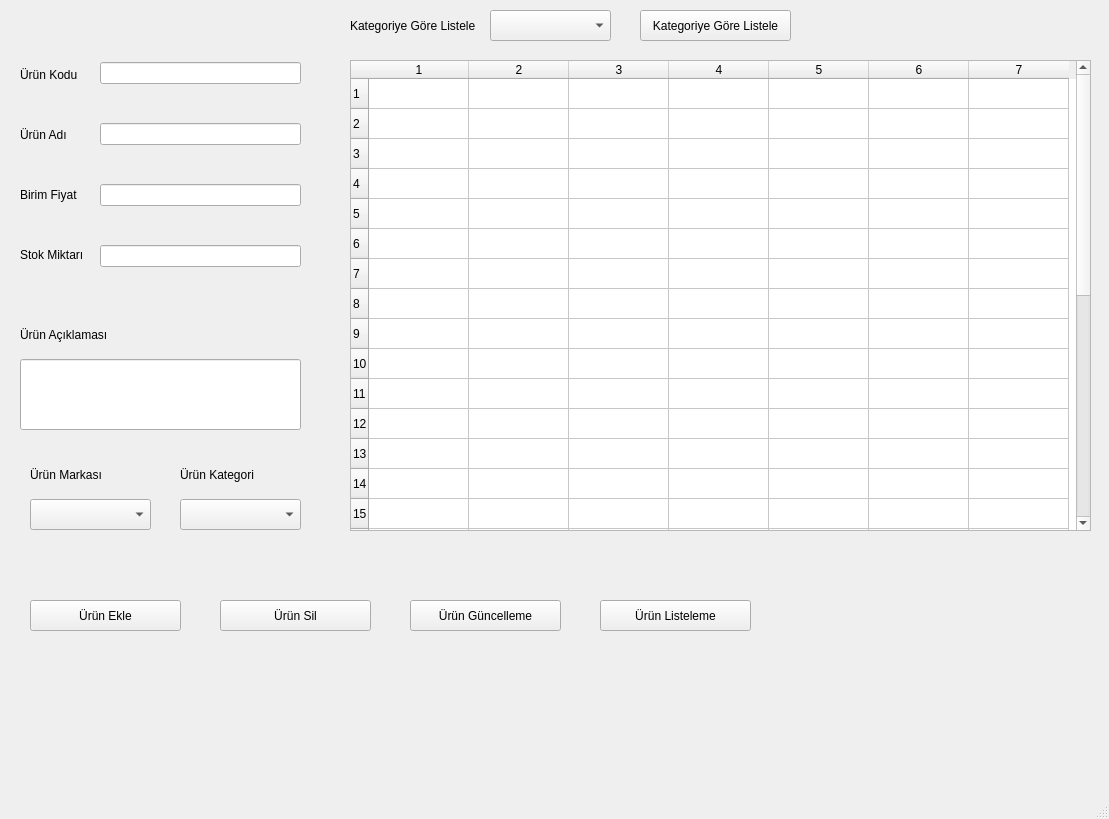
<?xml version="1.0" encoding="UTF-8"?>
<ui version="4.0">
 <class>MainWindow</class>
 <widget class="QMainWindow" name="MainWindow">
  <property name="geometry">
   <rect>
    <x>0</x>
    <y>0</y>
    <width>1109</width>
    <height>819</height>
   </rect>
  </property>
  <property name="windowTitle">
   <string>MainWindow</string>
  </property>
  <widget class="QWidget" name="centralwidget">
   <widget class="QLabel" name="label">
    <property name="geometry">
     <rect>
      <x>20</x>
      <y>59</y>
      <width>71</width>
      <height>31</height>
     </rect>
    </property>
    <property name="text">
     <string>Ürün Kodu</string>
    </property>
   </widget>
   <widget class="QLabel" name="label_2">
    <property name="geometry">
     <rect>
      <x>20</x>
      <y>119</y>
      <width>71</width>
      <height>31</height>
     </rect>
    </property>
    <property name="text">
     <string>Ürün Adı</string>
    </property>
   </widget>
   <widget class="QLabel" name="label_3">
    <property name="geometry">
     <rect>
      <x>20</x>
      <y>179</y>
      <width>71</width>
      <height>31</height>
     </rect>
    </property>
    <property name="text">
     <string>Birim Fiyat</string>
    </property>
   </widget>
   <widget class="QLabel" name="label_4">
    <property name="geometry">
     <rect>
      <x>20</x>
      <y>239</y>
      <width>71</width>
      <height>31</height>
     </rect>
    </property>
    <property name="text">
     <string>Stok Miktarı</string>
    </property>
   </widget>
   <widget class="QLabel" name="label_5">
    <property name="geometry">
     <rect>
      <x>20</x>
      <y>319</y>
      <width>101</width>
      <height>31</height>
     </rect>
    </property>
    <property name="text">
     <string>Ürün Açıklaması</string>
    </property>
   </widget>
   <widget class="QComboBox" name="cmbMarka">
    <property name="geometry">
     <rect>
      <x>30</x>
      <y>499</y>
      <width>121</width>
      <height>31</height>
     </rect>
    </property>
   </widget>
   <widget class="QComboBox" name="cmbKategori">
    <property name="geometry">
     <rect>
      <x>180</x>
      <y>499</y>
      <width>121</width>
      <height>31</height>
     </rect>
    </property>
   </widget>
   <widget class="QLabel" name="label_6">
    <property name="geometry">
     <rect>
      <x>30</x>
      <y>459</y>
      <width>101</width>
      <height>31</height>
     </rect>
    </property>
    <property name="text">
     <string>Ürün Markası</string>
    </property>
   </widget>
   <widget class="QLabel" name="label_7">
    <property name="geometry">
     <rect>
      <x>180</x>
      <y>459</y>
      <width>101</width>
      <height>31</height>
     </rect>
    </property>
    <property name="text">
     <string>Ürün Kategori</string>
    </property>
   </widget>
   <widget class="QLineEdit" name="lneurunAciklamasi">
    <property name="geometry">
     <rect>
      <x>20</x>
      <y>359</y>
      <width>281</width>
      <height>71</height>
     </rect>
    </property>
   </widget>
   <widget class="QTableWidget" name="tblListele">
    <property name="geometry">
     <rect>
      <x>350</x>
      <y>60</y>
      <width>741</width>
      <height>471</height>
     </rect>
    </property>
    <property name="rowCount">
     <number>30</number>
    </property>
    <property name="columnCount">
     <number>7</number>
    </property>
    <row/>
    <row/>
    <row/>
    <row/>
    <row/>
    <row/>
    <row/>
    <row/>
    <row/>
    <row/>
    <row/>
    <row/>
    <row/>
    <row/>
    <row/>
    <row/>
    <row/>
    <row/>
    <row/>
    <row/>
    <row/>
    <row/>
    <row/>
    <row/>
    <row/>
    <row/>
    <row/>
    <row/>
    <row/>
    <row/>
    <column/>
    <column/>
    <column/>
    <column/>
    <column/>
    <column/>
    <column/>
   </widget>
   <widget class="QLabel" name="label_8">
    <property name="geometry">
     <rect>
      <x>350</x>
      <y>10</y>
      <width>141</width>
      <height>31</height>
     </rect>
    </property>
    <property name="text">
     <string>Kategoriye Göre Listele</string>
    </property>
   </widget>
   <widget class="QComboBox" name="cmbKategoriListele">
    <property name="geometry">
     <rect>
      <x>490</x>
      <y>10</y>
      <width>121</width>
      <height>31</height>
     </rect>
    </property>
   </widget>
   <widget class="QPushButton" name="btnKategoriyeGoreListele">
    <property name="geometry">
     <rect>
      <x>640</x>
      <y>10</y>
      <width>151</width>
      <height>31</height>
     </rect>
    </property>
    <property name="text">
     <string>Kategoriye Göre Listele</string>
    </property>
   </widget>
   <widget class="QPushButton" name="btnEkle">
    <property name="geometry">
     <rect>
      <x>30</x>
      <y>600</y>
      <width>151</width>
      <height>31</height>
     </rect>
    </property>
    <property name="text">
     <string>Ürün Ekle</string>
    </property>
   </widget>
   <widget class="QPushButton" name="btnSil">
    <property name="geometry">
     <rect>
      <x>220</x>
      <y>600</y>
      <width>151</width>
      <height>31</height>
     </rect>
    </property>
    <property name="text">
     <string>Ürün Sil</string>
    </property>
   </widget>
   <widget class="QPushButton" name="btnGuncelle">
    <property name="geometry">
     <rect>
      <x>410</x>
      <y>600</y>
      <width>151</width>
      <height>31</height>
     </rect>
    </property>
    <property name="text">
     <string>Ürün Güncelleme</string>
    </property>
   </widget>
   <widget class="QPushButton" name="pushButton_5">
    <property name="geometry">
     <rect>
      <x>600</x>
      <y>600</y>
      <width>151</width>
      <height>31</height>
     </rect>
    </property>
    <property name="text">
     <string>Ürün Listeleme</string>
    </property>
   </widget>
   <widget class="QWidget" name="layoutWidget">
    <property name="geometry">
     <rect>
      <x>100</x>
      <y>29</y>
      <width>201</width>
      <height>271</height>
     </rect>
    </property>
    <layout class="QVBoxLayout" name="verticalLayout">
     <item>
      <widget class="QLineEdit" name="lneurunKodu"/>
     </item>
     <item>
      <widget class="QLineEdit" name="lneurunAdi"/>
     </item>
     <item>
      <widget class="QLineEdit" name="lnebirimFiyat"/>
     </item>
     <item>
      <widget class="QLineEdit" name="lneStokMiktari"/>
     </item>
    </layout>
   </widget>
  </widget>
  <widget class="QMenuBar" name="menubar">
   <property name="geometry">
    <rect>
     <x>0</x>
     <y>0</y>
     <width>1109</width>
     <height>26</height>
    </rect>
   </property>
  </widget>
  <widget class="QStatusBar" name="statusbar"/>
 </widget>
 <resources/>
 <connections/>
</ui>
